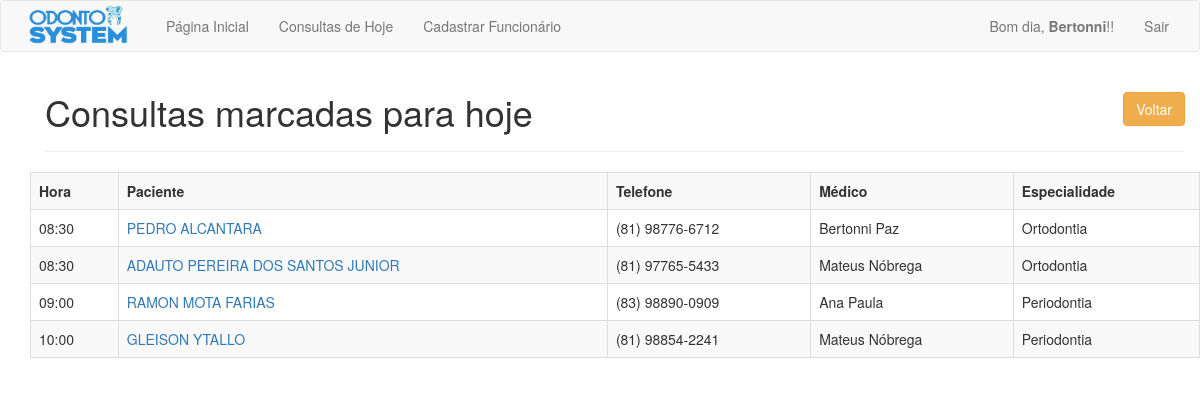
Screenshot of /php/consultas_do_dia.php (signed in) with the database file from the repository.
### tables this page shows
CREATE TABLE `agendamentos` (
  `agd_id` int(11) NOT NULL,
  `agd_fun_id` int(11) NOT NULL,
  `agd_pac_id` int(11) NOT NULL,
  `agd_data` date NOT NULL,
  `agd_hora` varchar(6) NOT NULL,
  `agd_status` varchar(10) NOT NULL,
  `agd_medico` varchar(50) NOT NULL,
  `agd_especialidade` varchar(50) NOT NULL
);

CREATE TABLE `pacientes` (
  `pac_id` int(11) NOT NULL,
  `pac_nome` varchar(100) NOT NULL,
  `pac_endereco` varchar(200) NOT NULL,
  `pac_rg` varchar(15) DEFAULT NULL,
  `pac_cpf` varchar(15) DEFAULT NULL,
  `pac_email` varchar(50) NOT NULL,
  `pac_data_nasc` date NOT NULL,
  `pac_telefone_1` varchar(15) NOT NULL,
  `pac_telefone_2` varchar(15) DEFAULT NULL
);

### php/consultas_do_dia.php (the view, shortened to what this page needs)
<?php
require_once 'cabecalho.php';
if(isLogged()) {
    ?>
    <div class="container marketing">
        <div class="container theme-showcase" role="main">
            <?php
            $today = date("Y-m-d");
            $sql = "SELECT * FROM `agendamentos` WHERE `agd_data` = '$today' ORDER BY `agd_hora`";
            $result = mysqli_query($connection, $sql);
            $rows = mysqli_num_rows($result);
            if($rows != 0) {
                ?>
                <div id="cadastro_pac" class="page-header">
                    <button class="btn btn-warning voltar" onClick="history.go(-1)">Voltar</button>
                    <h1>Consultas marcadas para hoje</h1>
                </div>
                <div class="row">
                    <table class='table table-striped table-bordered'>
                        <tr>
                            <th>Hora</th>
                            <th>Paciente</th>
                            <th>Telefone</th>
                            <th>Médico</th>
                            <th>Especialidade</th>
                        </tr>
                        <?php
            while($consultas = mysqli_fetch_array($result)) {
                $id_pac = $consultas['agd_pac_id'];
                $medico = $consultas['agd_medico'];
                $especialidade = $consultas['agd_especialidade'];
                $sql = "SELECT `pac_nome`, `pac_telefone_1` FROM `pacientes` WHERE `pac_id` = '$id_pac'";
                $resultado = mysqli_query($connection, $sql);
                $arr = mysqli_fetch_array($resultado);
                $paciente = $arr['pac_nome'];
                $telefone = $arr['pac_telefone_1'];
                ?>
                <tr>
                    <td><?= $consultas['agd_hora'] ?></td>
                    <td><a href='paciente.php?id=<?= $id_pac ?>'><?= $paciente ?></a></td>
                    <td><?= $telefone ?></td>
                    <td><?= $medico ?></td>
                    <td><?= $especialidade ?></td>
                </tr>
                <?php
            }
            echo "</table>";
        } else {
            echo    "
            <div id='cadastro' class='page-header'>
                <h2>Não há consultas marcadas para hoje</h2>
            </div>
            ";
        }
    }
    require_once 'rodape.php';
    ?>

### php/cabecalho.php (shortened to what this page needs)
<?php
function isLogged() {
  return isset($_SESSION['usuario']);
}
function isAdmin() {
  return isset($_SESSION['admin']);
}
?>
<!DOCTYPE html>
<html lang="pt-br">
<head>
    <link href="../css/bootstrap.min.css" rel="stylesheet">
    <link href="../css/signin.css" rel="stylesheet">
    <link href="../css/meuEstilo.css" rel="stylesheet">
    <link href="../css/ie10-viewport-bug-workaround.css" rel="stylesheet">
</head>
<body>
	<nav class="navbar navbar-default">
  <div class="container-fluid">
    <div class="navbar-header">
      <a class="navbar-brand logo" href="home.php"><img src="../imagens/logo.png" width="120" height="50"></a>
    </div>
    <div class="collapse navbar-collapse" id="bs-example-navbar-collapse-1">
      <ul class="nav navbar-nav">
        <li class="list_item"><a href="home.php">Página Inicial</a></li>
        <li class="list_item"><a href="consultas_do_dia.php">Consultas de Hoje</a></li>
        <?php
        if(isLogged() && isAdmin()) {
        ?>
        <li class="list_item"><a href="cadastro_funcionarios.php">Cadastrar Funcionário</a></li>
        <?php } ?>
      </ul>
      <?php
      if(!isLogged()) {
      ?>
      <ul class="nav navbar-nav navbar-right">
        <li class="list_item"><a href="login.php">Entrar</a></li>
      </ul>
      <?php
      } else {
      ?>
      <ul class="nav navbar-nav navbar-right">
        <li><a href="#">
          <?php
          $hr = date(" H ");
          $hr = $hr-1;
          if($hr >= 12 && $hr < 18) {
            $resp = "Boa tarde";
          } else if ($hr >= 0 && $hr < 12){
            $resp = "Bom dia";
          } else {
            $resp = "Boa noite";
          }
          echo $resp . ", <b>" . $_SESSION['usuario'] . "</b>!!";
          ?>
          </a>
          </li>
          <li class="list_item"><a href="logout.php">Sair</a></li>
      </ul>
      <?php
      }
      ?>
    </div>
  </div>
</nav>

### php/rodape.php (shortened to what this page needs)
    </div>
</body>
</html>

### css/meuEstilo.css (style rules this page uses)
.voltar { margin-bottom: 10px; float: right; margin-left: 5px; }
.page-header { margin-top: 10px; }
.logo { padding-top: 0; }

### rows the page displays
agendamentos: agd_hora "08:30", agd_pac.pac_nome "PEDRO ALCANTARA", agd_pac.pac_telefone_1 "(81) 98776-6712", agd_medico "Bertonni Paz", agd_especialidade "Ortodontia"
agendamentos: agd_hora "08:30", agd_pac.pac_nome "ADAUTO PEREIRA DOS SANTOS JUNIOR", agd_pac.pac_telefone_1 "(81) 97765-5433", agd_medico "Mateus Nóbrega", agd_especialidade "Ortodontia"
agendamentos: agd_hora "09:00", agd_pac.pac_nome "RAMON MOTA FARIAS", agd_pac.pac_telefone_1 "(83) 98890-0909", agd_medico "Ana Paula", agd_especialidade "Periodontia"
agendamentos: agd_hora "10:00", agd_pac.pac_nome "GLEISON YTALLO", agd_pac.pac_telefone_1 "(81) 98854-2241", agd_medico "Mateus Nóbrega", agd_especialidade "Periodontia"

### other values shown
$resp "Bom dia"
$_SESSION['usuario'] "Bertonni"
